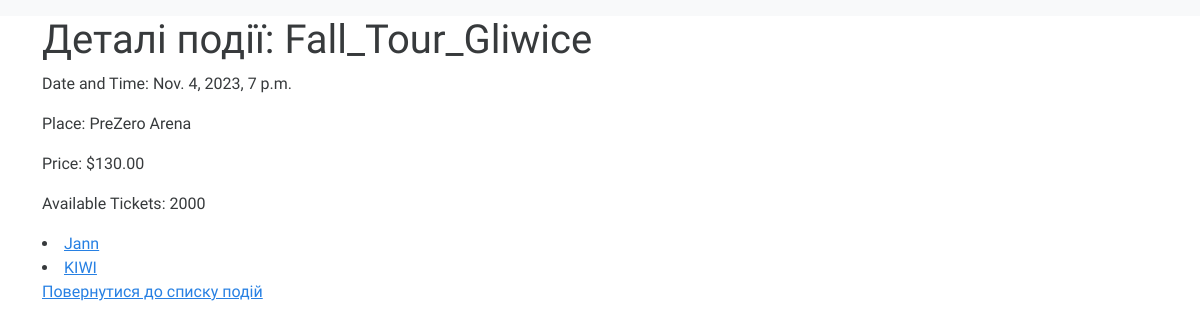
The page /event/1/ on the database its author committed.
### main/models.py (models this page shows, shortened)
class Event(models.Model):
    name = models.CharField(max_length=100)
    is_complete = models.BooleanField()
    date_time = models.DateTimeField(null=True, blank=True)
    place = models.ForeignKey('Place', null=True, on_delete=models.SET_NULL)
    price = models.DecimalField(max_digits=10, decimal_places=2)
    amount = models.PositiveIntegerField()

class Place(models.Model):
    name = models.CharField(max_length=100)
    city = models.CharField(max_length=100)
    photo = models.URLField(null=True, blank=True)  # Посилання на фото місця
    location = models.URLField(null=True, blank=True)  # Посилання на розташування місця
    capacity = models.PositiveIntegerField()
    lat = models.FloatField(null=True, blank=True)  # Широта
    lng = models.FloatField(null=True, blank=True)  # Довгота

class Artist(models.Model):
    name = models.CharField(max_length=100)
    male = models.CharField(max_length=10)
    birth_date = models.DateField(null=True)
    country = models.ForeignKey('Country', null=True, on_delete=models.SET_NULL)
    photo = models.URLField(null=True, blank=True)
    events = models.ManyToManyField('Event', related_name='artists')  # Змінено related_name на 'artists'
    latest_song_uri = models.CharField(max_length=100, null=True, blank=True)

### main/views.py (the view)
# urls.py: path('event/<int:event_id>/', views.event_details, name='event_details'),
def event_details(request, event_id):
    event = get_object_or_404(Event, pk=event_id)
    return render(request, 'event_details.html', {'event': event})

### main/templates/event_details.html (shortened to what this page needs)
{% extends 'base.html' %}
{% block content %}
<html>
<head>
</head>
<body>
    <h1>Деталі події: {{ event.name }}</h1>
    <p>Date and Time: {{ event.date_time }}</p>
    <p>Place: {{ event.place.name }}</p>
    <p>Price: ${{ event.price }}</p>
    <p>Available Tickets: {{ event.amount }}</p>
    {% for artist in event.artists.all %}
        <li><a href="{% url 'artist_details' artist.id %}">{{ artist.name }}</a></li>
    {% endfor %}
    <a href="{% url 'event_list' %}">Повернутися до списку подій</a>
</body>
</html>
{% endblock %}

### rows shown on the page
Event: name "Fall_Tour_Gliwice", date_time "Nov. 4, 2023, 7 p.m.", place.name "PreZero Arena", price "130.00", amount "2000"
Artist: name "Jann"
Artist: name "KIWI"
